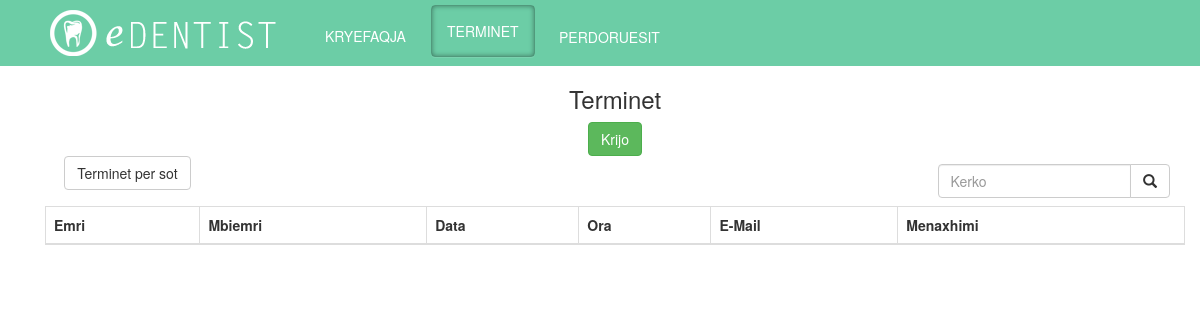
Page /admin/index.php?admin=terminet (signed in) on the earlier database version.
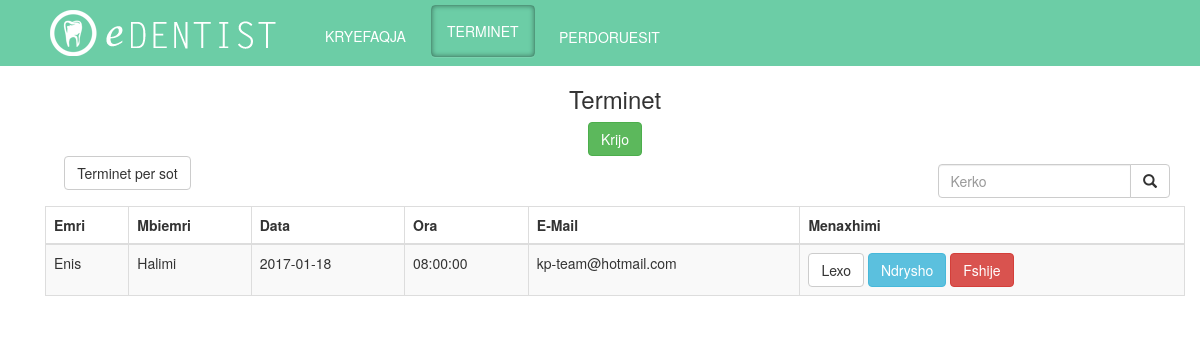
Same page on the later database version.
### tables this page shows
CREATE TABLE `user` (
  `user_id` int(11) NOT NULL,
  `username` varchar(100) NOT NULL,
  `password` varchar(100) NOT NULL,
  `name` varchar(100) NOT NULL,
  `surname` varchar(100) NOT NULL,
  `email` varchar(100) NOT NULL,
  `admin` tinyint(1) NOT NULL
);

CREATE TABLE `termini` (
  `id_termini` int(11) NOT NULL,
  `date` date NOT NULL,
  `time` time NOT NULL,
  `id_users` int(11) NOT NULL
);

### admin/terminet.php (the view, shortened to what this page needs)
<?php
if(!isset($_SESSION['logged_in']))
 {
     $message = "Nuk keni akses.";
     echo "<script type='text/javascript'>alert('$message');</script>" ;
      header("refresh:0 url=../index.php");
 }
 else if($_SESSION['mof'] == 0)
 {
      $message = "Nuk keni akses.";
     echo "<script type='text/javascript'>alert('$message');</script>" ;
      header("refresh:0 url=../index.php");
 }
 else{
 $date = date("Y-m-d");
?>
<div class="container">
            <div class="row">
                <h3 >Terminet</h3>
                    <a href="?admin=create" class="btn btn-success ">Krijo</a>
            </div>
     <div class="row">
         <div class="col-sm-2">
                                <a class="btn btn-default" href="CRUD/search.php?id=<?php echo $date?>" >Terminet per sot</a>
                            </div>
                   <div class="col-sm-3 col-md-3 pull-right ">
                       <form class="navbar-form" role="search" action="CRUD/search.php" method="POST">
        <div class="input-group">
            <input type="text" class="form-control" placeholder="Kerko" name="srch-term" id="srch-term">
            <div class="input-group-btn">
                <button class="btn btn-default" type="submit"><i class="glyphicon glyphicon-search"></i></button>
            </div>
        </div>
        </form>
        </div>
            </div>
                <table class="table table-striped table-bordered">
                  <thead>
                    <tr>
                      <th>Emri</th>
                      <th>Mbiemri</th>
                      <th>Data</th>
                      <th>Ora</th>
                      <th>E-Mail</th>
                      <th>Menaxhimi</th>
                    </tr>
                  </thead>
                  <tbody>
                  <?php
                  $selektimi = "SELECT u.user_id, u.name, u.surname, t.date, t.time, u.email, t.id_termini FROM user AS u INNER JOIN termini AS t ON u.user_id=t.id_users WHERE t.date >='".$date."'  ORDER BY `t`.`date` ASC, t.time ASC";
		$result = mysql_query($selektimi) or die ('invalid query:'. mysql_error());
                       while($row = mysql_fetch_array($result))
		{
			list($user_id, $name, $surname,  $date, $time, $email, $termini_id )=$row;
			echo '  <tr>';
			echo '<td>'.$name.'</td>';
			echo '<td>'.$surname.'</td>';
                        echo '<td>'.$date.'</td>';
			echo '<td>'.$time.'</td>';
			echo '<td>'.$email.'</td>';
                        echo '<td><a class="btn btn-default" href="CRUD/read.php?id='.$termini_id.'" >Lexo</a>';
                        echo '<a class="btn btn-info   " href="CRUD/update.php?id='.$termini_id.'" >Ndrysho</a>';
                        echo '<a class="btn btn-danger" href="CRUD/delete.php?id='.$termini_id.'" >Fshije</a></td>';
			echo '  </tr>';
		}
                  ?>
                  </tbody>
            </table>
        </div>
    </div>
 <?php
 }

Differences in the rows shown:
now on this page (row edited): user: name "Enis", surname "Halimi", termini.date "2017-01-18", termini.time "08:00:00", email "kp-team@hotmail.com"
